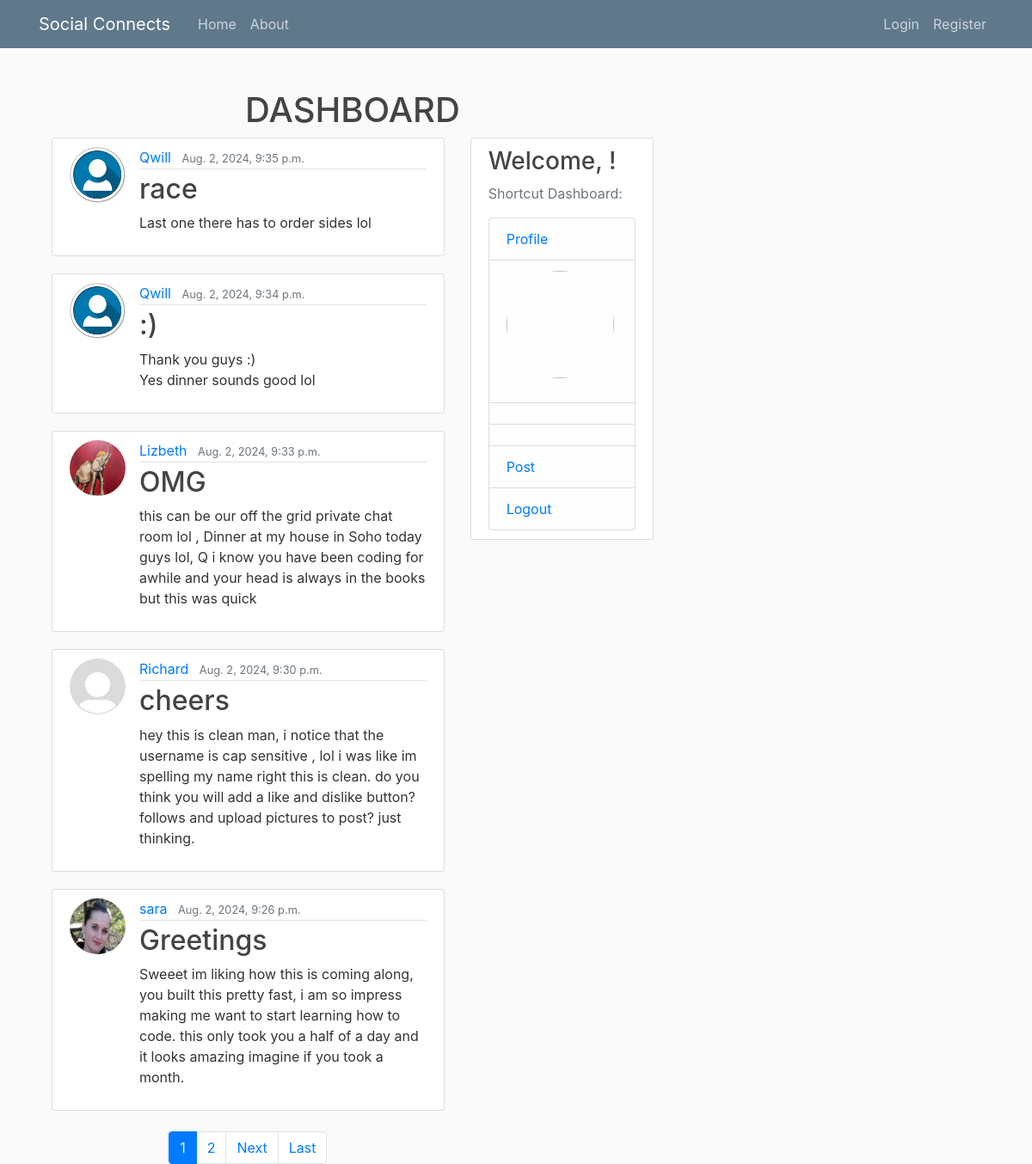
The page / on the database its author committed.
### blog/models.py (models this page shows, shortened)
class Post(models.Model):
    title = models.CharField(max_length=100)
    content = models.TextField()
    date_posted = models.DateTimeField(default=timezone.now)
    author = models.ForeignKey(User, on_delete=models.CASCADE)

### users/models.py (models this page shows, shortened)
class Profile(models.Model):
    user = models.OneToOneField(User, on_delete=models.CASCADE)
    image = models.ImageField(default='default.jpg', upload_to='profile_pics')

### blog/views.py (the view)
# urls.py: path('', PostListView.as_view(), name="blog-home"),
class PostListView(ListView):
    model = Post
    template_name = 'blog/home.html'
    context_object_name = 'posts'
    ordering = ['-date_posted']
    paginate_by = 5

### blog/templates/blog/home.html (shortened to what this page needs)
{% extends "blog/base.html" %}
{% block content %}
<div class="container mt-4">
    <h1 class="text-center">DASHBOARD</h1>
    <div class="row">
        <div class="col-md-8">
            {% for post in posts %}
            <article class="media content-section">
                <img class="rounded-circle article-img mr-3" src="{{ post.author.profile.image.url }}" />
                <div class="media-body">
                    <div class="article-metadata">
                        <a class="mr-2" href="{% url 'user-posts' post.author.username %}">{{ post.author }}</a>
                        <small class="text-muted">{{ post.date_posted }}</small>
                    </div>
                    <h2><a class="article-title" href="{% url 'post-detail' post.id %}">{{ post.title }}</a></h2>
                    <p class="article-content">{{ post.content }}</p>
                </div>
            </article>
            {% endfor %}
            {% if is_paginated %}
            <nav aria-label="Page navigation" class="mt-4">
                <ul class="pagination justify-content-center">
                    {% for num in page_obj.paginator.page_range %}
                    {% if page_obj.number == num %}
                    <li class="page-item active">
                        <a class="page-link" href="?page={{ num }}">{{ num }}</a>
                    </li>
                    {% elif num > page_obj.number|add:'-3' and num < page_obj.number|add:'3' %}
                    <li class="page-item">
                        <a class="page-link" href="?page={{ num }}">{{ num }}</a>
                    </li>
                    {% endif %}
                    {% endfor %}
                    {% if page_obj.has_next %}
                    <li class="page-item">
                        <a class="page-link" href="?page={{ page_obj.next_page_number }}">Next</a>
                    </li>
                    <li class="page-item">
                        <a class="page-link" href="?page={{ page_obj.paginator.num_pages }}">Last</a>
                    </li>
                    {% endif %}
                </ul>
            </nav>
            {% endif %}
        </div>
        <div class="col-md-4">
            <div class="content-section">
                <h3>Welcome, {{ user.username }}!</h3>
                <p class="text-muted">Shortcut Dashboard:</p>
                <ul class="list-group">
                    <li class="list-group-item list-group-item-light"><a href="{% url 'profile' %}">Profile</a></li>
                    <li class="list-group-item list-group-item-light"><img class="rounded-circle account-img" src="{{ user.profile.image.url }}"></li>
                    <li class="list-group-item list-group-item-light">{{ user.username }}</li>
                    <li class="list-group-item list-group-item-light">{{ user.email }}</li>
                    <li class="list-group-item list-group-item-light"><a href="{% url 'post-create' %}">Post</a></li>
                    <li class="list-group-item list-group-item-light"><a href="{% url 'logout' %}">Logout</a></li>
                </ul>
            </div>
        </div>
    </div>
</div>
{% endblock %}

### blog/static/blog/main.css (style rules this page uses)
body { background: #fafafa; color: #333333; margin-top: 5rem; }
h1, h2, h3, h4, h5, h6 { color: #444444; }
ul { margin: 0; }
.content-section { background: #ffffff; padding: 10px 20px; border: 1px solid #dddddd; border-radius: 3px; margin-bottom: 20px; }
.article-title { color: #444444; }
.article-content { white-space: pre-line; }
.article-img { height: 65px; width: 65px; margin-right: 16px; }
.article-metadata { padding-bottom: 1px; margin-bottom: 4px; border-bottom: 1px solid #e3e3e3 }
.account-img { height: 125px; width: 125px; margin-right: 20px; margin-bottom: 16px; }

### rows shown on the page
Post: author.profile.image (picture), author "Qwill", date_posted "Aug. 2, 2024, 9:35 p.m.", title "race", content "Last one there has to order sides lol"
Post: author.profile.image (picture), author "Qwill", date_posted "Aug. 2, 2024, 9:34 p.m.", title ":)", content "Thank you guys :) Yes dinner sounds good lol"
Post: author.profile.image (picture), author "Lizbeth", date_posted "Aug. 2, 2024, 9:33 p.m.", title "OMG", content "this can be our off the grid private chat room lol , Dinner at my house in Soho today guys lol, Q i know you have been coding for awhile and your head is always in the books but this was quick"
Post: author.profile.image (placeholder picture), author "Richard", date_posted "Aug. 2, 2024, 9:30 p.m.", title "cheers", content "hey this is clean man, i notice that the username is cap sensitive , lol i was like im spelling my name right this is clean. do you think you will add a like and dislike button? follows and upload pictures to post? just thinking."
Post: author.profile.image (picture), author "sara", date_posted "Aug. 2, 2024, 9:26 p.m.", title "Greetings", content "Sweeet im liking how this is coming along, you built this pretty fast, i am so impress making me want to start learning how to code. this only took you a half of a day and it looks amazing imagine if you took a month."

### other values the page prints
{{ num }} "1"
{{ num }} "2"
